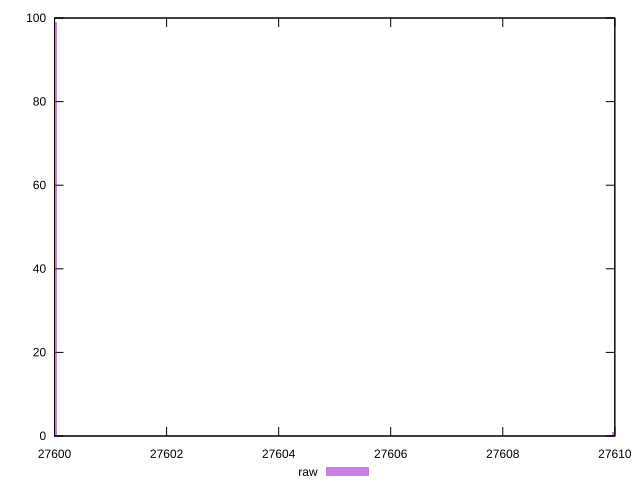

This chart was generated by the following gnuplot code:
reset

$raw <<EOF
27600 99
27610 1
EOF

set key outside below
set boxwidth 0.1
set xrange [27600:27610]
set yrange [0:100]
set trange [0:100]
set style fill transparent solid 0.5 noborder
set terminal svg size 640, 490 enhanced background rgb 'white'
set output "reprap/uses-webp-images/samples/pages+cached+noexternal+nocss/raw/histogram.svg"

plot $raw title "raw" with boxes

reset
